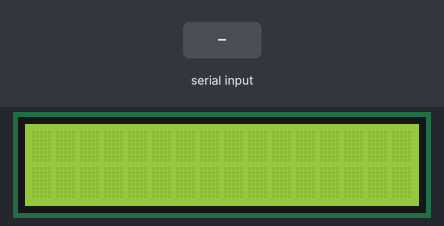
Simulated run of this sketch. Board: Arduino Uno, built with avr-gcc and run on an emulated ATmega328P. Parts: 16×2 character LCD. The inputs (shaded band) are chosen by the test bench. What the sketch prints to the serial monitor is not drawn.

Above: at 1.2 s.
1.3 s: "90,45\n" received over Serial
At 2.3 s:
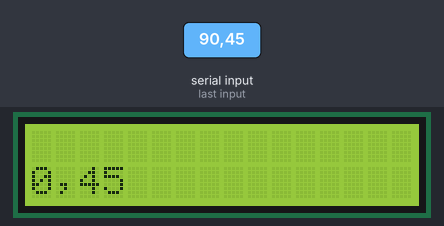
3.3 s: "5\n" received over Serial
At 4.9 s:
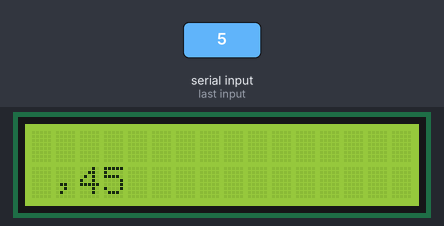
Timing chart, 0 to 6.4 s (numbered marks = the images above; inputs shaded):
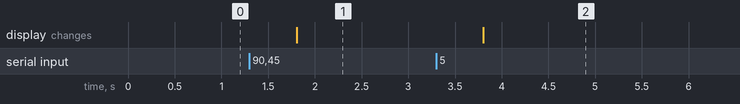

The sketch:

Serial2LCDCommunicator.ino
```cpp
#include <LiquidCrystal.h>

LiquidCrystal lcd(12, 11, 5, 4, 3, 2);

String input = "";
String displayString = "";
int rowPosition = 0;
int colPosition = 0;
int xPos = 0;
int yPos = 0;

void setup() {
  lcd.begin(16, 2);
  lcd.clear();
  Serial.begin(9600);
  Serial.setTimeout(500);
}

void loop() {
  if(Serial.available()){
    input = Serial.readString();
    yPos = input.substring(0, 1).toInt();
    displayString = input.substring(1);
    Serial.println(input);
  }
  if(displayString.equals("x")){
    lcd.clear();
    displayString = "";
  }
  lcd.setCursor(xPos, yPos);
  lcd.print(displayString);
}
```

Measured:
- after the input at 1.3 s, the display: changes after 0.51 s (image 1)
- after the input at 3.3 s, the display: changes after 0.50 s (image 2)
